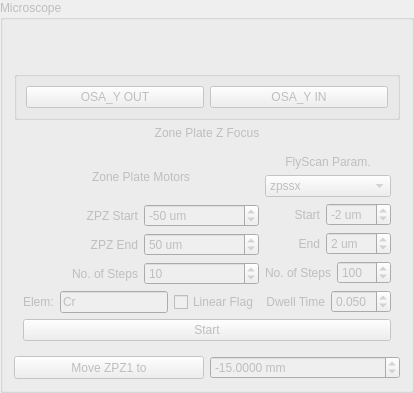
         <widget class="QGroupBox" name="groupBox_24">
          <property name="enabled">
           <bool>false</bool>
          </property>
          <property name="title">
           <string>Microscope</string>
          </property>
          <layout class="QGridLayout" name="gridLayout_73">
           <item row="1" column="0">
            <widget class="QLabel" name="label_129">
             <property name="text">
              <string/>
             </property>
            </widget>
           </item>
           <item row="3" column="0">
            <layout class="QGridLayout" name="gridLayout_79">
             <item row="3" column="0">
              <layout class="QGridLayout" name="gridLayout_46">
               <item row="2" column="0">
                <layout class="QHBoxLayout" name="horizontalLayout_76">
                 <item>
                  <widget class="QPushButton" name="pb_MoveZPZ1AbsPos">
                   <property name="sizePolicy">
                    <sizepolicy hsizetype="Minimum" vsizetype="Preferred">
                     <horstretch>0</horstretch>
                     <verstretch>0</verstretch>
                    </sizepolicy>
                   </property>
                   <property name="text">
                    <string>Move ZPZ1 to</string>
                   </property>
                  </widget>
                 </item>
                 <item>
                  <widget class="QDoubleSpinBox" name="dsb_ZPZ1TargetPos">
                   <property name="suffix">
                    <string> mm</string>
                   </property>
                   <property name="decimals">
                    <number>4</number>
                   </property>
                   <property name="minimum">
                    <double>-100.000000000000000</double>
                   </property>
                   <property name="maximum">
                    <double>20.000000000000000</double>
                   </property>
                   <property name="value">
                    <double>-15.000000000000000</double>
                   </property>
                  </widget>
                 </item>
                </layout>
               </item>
               <item row="0" column="0">
                <widget class="QWidget" name="widget_4" native="true">
                 <layout class="QGridLayout" name="gridLayout_61">
                  <item row="1" column="0">
                   <layout class="QGridLayout" name="gridLayout_60">
                    <item row="0" column="1">
                     <layout class="QVBoxLayout" name="verticalLayout_39">
                      <item>
                       <widget class="QLabel" name="label_77">
                        <property name="text">
                         <string>FlyScan Param.</string>
                        </property>
                        <property name="alignment">
                         <set>Qt::AlignCenter</set>
                        </property>
                       </widget>
                      </item>
                      <item>
                       <widget class="QComboBox" name="cb_foucsScanMotor">
                        <item>
                         <property name="text">
                          <string>zpssx</string>
                         </property>
                        </item>
                        <item>
                         <property name="text">
                          <string>zpssy</string>
                         </property>
                        </item>
                        <item>
                         <property name="text">
                          <string>zpssz</string>
                         </property>
                        </item>
                       </widget>
                      </item>
                      <item>
                       <layout class="QHBoxLayout" name="horizontalLayout_62">
                        <item>
                         <widget class="QLabel" name="label_99">
                          <property name="text">
                           <string>Start</string>
                          </property>
                          <property name="alignment">
                           <set>Qt::AlignRight|Qt::AlignTrailing|Qt::AlignVCenter</set>
                          </property>
                         </widget>
                        </item>
                        <item>
                         <widget class="QSpinBox" name="sb_FocusScanMtrStart">
                          <property name="sizePolicy">
                           <sizepolicy hsizetype="Preferred" vsizetype="Fixed">
                            <horstretch>0</horstretch>
                            <verstretch>0</verstretch>
                           </sizepolicy>
                          </property>
                          <property name="suffix">
                           <string> um</string>
                          </property>
                          <property name="minimum">
                           <number>-15</number>
                          </property>
                          <property name="maximum">
                           <number>15</number>
                          </property>
                          <property name="singleStep">
                           <number>2</number>
                          </property>
                          <property name="value">
                           <number>-2</number>
                          </property>
                         </widget>
                        </item>
                       </layout>
                      </item>
                      <item>
                       <layout class="QHBoxLayout" name="horizontalLayout_64">
                        <item>
                         <widget class="QLabel" name="label_101">
                          <property name="text">
                           <string>End</string>
                          </property>
                          <property name="alignment">
                           <set>Qt::AlignRight|Qt::AlignTrailing|Qt::AlignVCenter</set>
                          </property>
                         </widget>
                        </item>
                        <item>
                         <widget class="QSpinBox" name="sb_FocusScanMtrEnd">
                          <property name="sizePolicy">
                           <sizepolicy hsizetype="Preferred" vsizetype="Fixed">
                            <horstretch>0</horstretch>
                            <verstretch>0</verstretch>
                           </sizepolicy>
                          </property>
                          <property name="suffix">
                           <string> um</string>
                          </property>
                          <property name="minimum">
                           <number>-15</number>
                          </property>
                          <property name="maximum">
                           <number>15</number>
                          </property>
                          <property name="singleStep">
                           <number>2</number>
                          </property>
                          <property name="value">
                           <number>2</number>
                          </property>
                         </widget>
                        </item>
                       </layout>
                      </item>
                      <item>
                       <layout class="QHBoxLayout" name="horizontalLayout_68">
                        <item>
                         <widget class="QLabel" name="label_105">
                          <property name="text">
                           <string>No. of Steps</string>
                          </property>
                          <property name="alignment">
                           <set>Qt::AlignRight|Qt::AlignTrailing|Qt::AlignVCenter</set>
                          </property>
                         </widget>
                        </item>
                        <item>
                         <widget class="QSpinBox" name="sb_FocusScanMtrStep">
                          <property name="sizePolicy">
                           <sizepolicy hsizetype="Preferred" vsizetype="Fixed">
                            <horstretch>0</horstretch>
                            <verstretch>0</verstretch>
                           </sizepolicy>
                          </property>
                          <property name="suffix">
                           <string/>
                          </property>
                          <property name="minimum">
                           <number>10</number>
                          </property>
                          <property name="maximum">
                           <number>1000</number>
                          </property>
                          <property name="singleStep">
                           <number>50</number>
                          </property>
                          <property name="value">
                           <number>100</number>
                          </property>
                         </widget>
                        </item>
                       </layout>
                      </item>
                      <item>
                       <layout class="QHBoxLayout" name="horizontalLayout_11">
                        <item>
                         <widget class="QLabel" name="label_118">
                          <property name="text">
                           <string>Dwell Time</string>
                          </property>
                          <property name="alignment">
                           <set>Qt::AlignRight|Qt::AlignTrailing|Qt::AlignVCenter</set>
                          </property>
                         </widget>
                        </item>
                        <item>
                         <widget class="QDoubleSpinBox" name="dsb_FocusScanDwell">
                          <property name="sizePolicy">
                           <sizepolicy hsizetype="Preferred" vsizetype="Fixed">
                            <horstretch>0</horstretch>
                            <verstretch>0</verstretch>
                           </sizepolicy>
                          </property>
                          <property name="decimals">
                           <number>3</number>
                          </property>
                          <property name="minimum">
                           <double>0.005000000000000</double>
                          </property>
                          <property name="maximum">
                           <double>0.500000000000000</double>
                          </property>
                          <property name="singleStep">
                           <double>0.010000000000000</double>
                          </property>
                          <property name="value">
                           <double>0.050000000000000</double>
                          </property>
                         </widget>
                        </item>
                       </layout>
                      </item>
                     </layout>
                    </item>
                    <item row="0" column="0">
                     <layout class="QVBoxLayout" name="verticalLayout_40">
                      <item>
                       <layout class="QVBoxLayout" name="verticalLayout_31">
                        <item>
                         <widget class="QLabel" name="label_76">
                          <property name="text">
                           <string>Zone Plate Motors</string>
                          </property>
                          <property name="alignment">
                           <set>Qt::AlignCenter</set>
                          </property>
                         </widget>
                        </item>
                        <item>
                         <layout class="QHBoxLayout" name="horizontalLayout_63">
                          <item>
                           <widget class="QLabel" name="label_100">
                            <property name="toolTip">
                             <string>relative start pos</string>
                            </property>
                            <property name="text">
                             <string>ZPZ Start</string>
                            </property>
                            <property name="alignment">
                             <set>Qt::AlignRight|Qt::AlignTrailing|Qt::AlignVCenter</set>
                            </property>
                           </widget>
                          </item>
                          <item>
                           <widget class="QSpinBox" name="sb_ZPZ1RelativeStart">
                            <property name="sizePolicy">
                             <sizepolicy hsizetype="Preferred" vsizetype="Fixed">
                              <horstretch>0</horstretch>
                              <verstretch>0</verstretch>
                             </sizepolicy>
                            </property>
                            <property name="suffix">
                             <string> um</string>
                            </property>
                            <property name="minimum">
                             <number>-1000</number>
                            </property>
                            <property name="maximum">
                             <number>1000</number>
                            </property>
                            <property name="singleStep">
                             <number>10</number>
                            </property>
                            <property name="value">
                             <number>-50</number>
                            </property>
                           </widget>
                          </item>
                         </layout>
                        </item>
                        <item>
                         <layout class="QHBoxLayout" name="horizontalLayout_65">
                          <item>
                           <widget class="QLabel" name="label_102">
                            <property name="toolTip">
                             <string>relative end pos</string>
                            </property>
                            <property name="text">
                             <string>ZPZ End</string>
                            </property>
                            <property name="alignment">
                             <set>Qt::AlignRight|Qt::AlignTrailing|Qt::AlignVCenter</set>
                            </property>
                           </widget>
                          </item>
                          <item>
                           <widget class="QSpinBox" name="sb_ZPZ1RelativeEnd">
                            <property name="sizePolicy">
                             <sizepolicy hsizetype="Preferred" vsizetype="Fixed">
                              <horstretch>0</horstretch>
                              <verstretch>0</verstretch>
                             </sizepolicy>
                            </property>
                            <property name="suffix">
                             <string> um</string>
                            </property>
                            <property name="minimum">
                             <number>-1000</number>
                            </property>
                            <property name="maximum">
                             <number>1000</number>
                            </property>
                            <property name="singleStep">
                             <number>10</number>
                            </property>
                            <property name="value">
                             <number>50</number>
                            </property>
                           </widget>
                          </item>
                         </layout>
                        </item>
                        <item>
                         <layout class="QHBoxLayout" name="horizontalLayout_69">
                          <item>
                           <widget class="QLabel" name="label_106">
                            <property name="text">
                             <string>No. of Steps</string>
                            </property>
                            <property name="alignment">
                             <set>Qt::AlignRight|Qt::AlignTrailing|Qt::AlignVCenter</set>
                            </property>
                           </widget>
                          </item>
                          <item>
                           <widget class="QSpinBox" name="sb_ZPZ1Steps">
                            <property name="sizePolicy">
                             <sizepolicy hsizetype="Preferred" vsizetype="Fixed">
                              <horstretch>0</horstretch>
                              <verstretch>0</verstretch>
                             </sizepolicy>
                            </property>
                            <property name="suffix">
                             <string/>
                            </property>
                            <property name="minimum">
                             <number>1</number>
                            </property>
                            <property name="maximum">
                             <number>1000</number>
                            </property>
                            <property name="singleStep">
                             <number>5</number>
                            </property>
                            <property name="value">
                             <number>10</number>
                            </property>
                           </widget>
                          </item>
                         </layout>
                        </item>
                       </layout>
                      </item>
                      <item>
                       <layout class="QHBoxLayout" name="horizontalLayout_61">
                        <item>
                         <widget class="QLabel" name="label_97">
                          <property name="text">
                           <string>Elem:</string>
                          </property>
                         </widget>
                        </item>
                        <item>
                         <widget class="QLineEdit" name="le_FocusingElem">
                          <property name="sizePolicy">
                           <sizepolicy hsizetype="Preferred" vsizetype="Fixed">
                            <horstretch>0</horstretch>
                            <verstretch>0</verstretch>
                           </sizepolicy>
                          </property>
                          <property name="text">
                           <string>Cr</string>
                          </property>
                          <property name="placeholderText">
                           <string>Cr</string>
                          </property>
                         </widget>
                        </item>
                        <item>
                         <widget class="QCheckBox" name="cb_linearFlag_zpFocus">
                          <property name="text">
                           <string>Linear Flag</string>
                          </property>
                         </widget>
                        </item>
                       </layout>
                      </item>
                     </layout>
                    </item>
                   </layout>
                  </item>
                  <item row="2" column="0">
                   <widget class="QPushButton" name="pb_ZPZFocusScanStart">
                    <property name="sizePolicy">
                     <sizepolicy hsizetype="Preferred" vsizetype="Preferred">
                      <horstretch>0</horstretch>
                      <verstretch>0</verstretch>
                     </sizepolicy>
                    </property>
                    <property name="text">
                     <string>Start</string>
                    </property>
                   </widget>
                  </item>
                 </layout>
                </widget>
               </item>
              </layout>
             </item>
             <item row="0" column="0">
              <widget class="QLabel" name="label_78">
               <property name="styleSheet">
                <string notr="true">font: 20pt &quot;Cantarell&quot;;</string>
               </property>
               <property name="text">
                <string>Zone Plate Z Focus</string>
               </property>
               <property name="alignment">
                <set>Qt::AlignCenter</set>
               </property>
              </widget>
             </item>
            </layout>
           </item>
           <item row="2" column="0">
            <widget class="QGroupBox" name="groupBox_21">
             <property name="enabled">
              <bool>false</bool>
             </property>
             <property name="title">
              <string/>
             </property>
             <layout class="QGridLayout" name="gridLayout_83">
              <item row="0" column="1">
               <widget class="QPushButton" name="pb_osa_in">
                <property name="sizePolicy">
                 <sizepolicy hsizetype="Minimum" vsizetype="Preferred">
                  <horstretch>0</horstretch>
                  <verstretch>0</verstretch>
                 </sizepolicy>
                </property>
                <property name="text">
                 <string>OSA_Y IN</string>
                </property>
               </widget>
              </item>
              <item row="0" column="0">
               <widget class="QPushButton" name="pb_osa_out">
                <property name="sizePolicy">
                 <sizepolicy hsizetype="Minimum" vsizetype="Preferred">
                  <horstretch>0</horstretch>
                  <verstretch>0</verstretch>
                 </sizepolicy>
                </property>
                <property name="text">
                 <string>OSA_Y OUT</string>
                </property>
               </widget>
              </item>
             </layout>
            </widget>
           </item>
           <item row="0" column="0">
            <widget class="QLabel" name="label_135">
             <property name="text">
              <string/>
             </property>
            </widget>
           </item>
          </layout>
         </widget>
